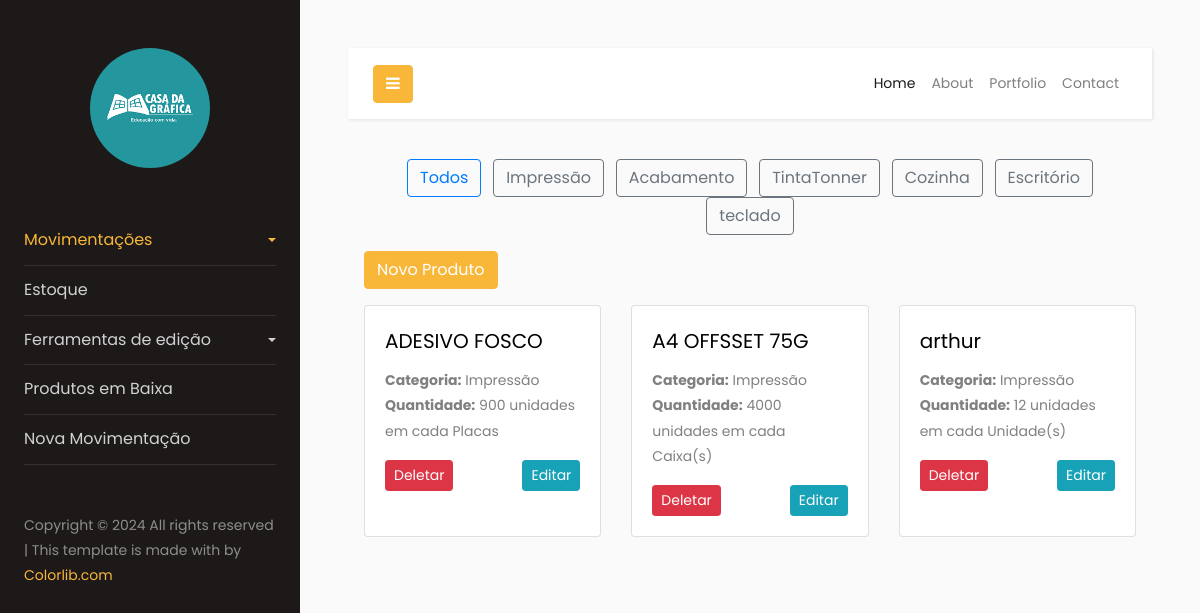
The app's page /produto/?categorias_filter=2 (signed in), older data.
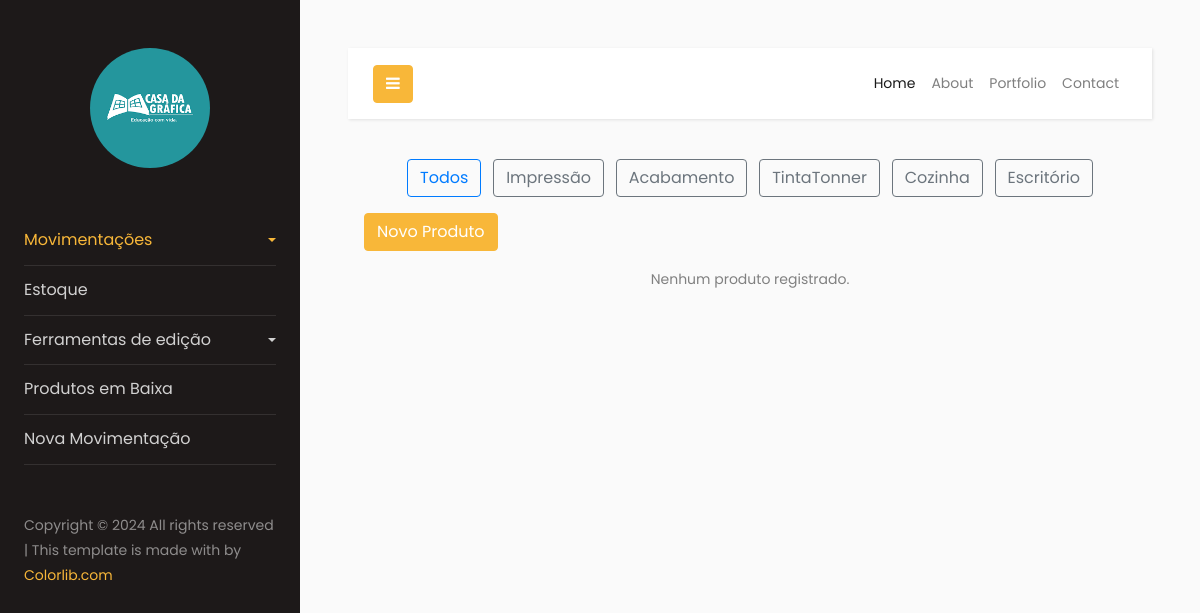
The same page, newer data.
### categoria/models.py (models this page shows)
class Categoria(models.Model):
    categoria = models.CharField(max_length=255)
    data_cadastro = models.DateField(auto_now_add=True)
    def __str__(self):
        return self.categoria

### produto/models.py (models this page shows, shortened)
class Produto(models.Model):
    nome = models.CharField(max_length=255)
    FORMATO = [
        ('null','null'),
        ('640x880','640x880'),
        ('660x960','660x960')
    ]
    formato = models.CharField(max_length=255, choices=FORMATO)
    estoqueMin = models.IntegerField();
    id_categoria = models.ForeignKey(Categoria, on_delete=models.CASCADE)
    id_formato = models.ForeignKey(Formato, on_delete=models.CASCADE)  # Formato está aqui
    unidades = models.IntegerField()
    data_cadastro = models.DateField(auto_now_add=True)

### formato/models.py (models this page shows)
class Formato(models.Model):
    formato = models.CharField(max_length=255)
    data_cadastro = models.DateField(auto_now_add=True)
    def __str__(self):
        return self.formato

### produto/views.py (the view)
# urls.py: path('produto/', ProdutoListView.as_view(), name='produto-list'),
class ProdutoListView(LoginRequiredMixin, ListView):
    model = Produto
    template_name = 'produto_list.html'
    context_object_name = 'produtos'
    def get_context_data(self, **kwargs):
        context = super().get_context_data(**kwargs)
        context['categorias'] = Categoria.objects.all()  # Obtém todas as categorias da base de dados
        return context
    def get_queryset(self):
        queryset = super().get_queryset()
        categorias_filter = self.request.GET.get('categorias_filter')  # Obtém o parâmetro da URL
        if categorias_filter:
            queryset = queryset.filter(id_categoria=categorias_filter)  # Filtra pelos produtos da categoria
        return queryset

### produto/templates/produto_list.html (shortened to what this page needs)
<!DOCTYPE html>
<html lang="pt-br">
  {% include 'components/header/header.html' %}
  <body>
    <div class="px-3">
      <div class="mb-3 text-center">
        <form method="get" action="{% url 'produto-list' %}">
          <button class="btn btn-outline-primary mx-1">Todos</button>
          {% for categoria in categorias %}
            <a class="btn btn-outline-secondary mx-1" href="?categorias_filter={{ categoria.id }}">{{ categoria.categoria }}</a>
          {% endfor %}
        </form>
      </div>
      <div class="btns d-flex">
        <div class="btnnew">
          <a href="{% url 'produto-create' %}" class="btn btn-primary mb-3">Novo Produto</a>
        </div>
      </div>
      <div class="row">
        {% for produto in produtos %}
          <div class="col-12 col-md-6 col-lg-4 mb-4">
            <div class="card h-100">
              <div class="card-body">
                <h5 class="card-title">{{ produto.nome }}</h5>
                <p class="card-text">
                  <strong>Categoria:</strong> {{ produto.id_categoria }}<br />
                  <strong>Quantidade:</strong> {{ produto.unidades }} unidades em cada {{ produto.id_formato }}
                </p>
                <div class="d-flex justify-content-between">
                  <a href="{% url 'produto-delete' produto.pk %}" class="btn btn-danger btn-sm"> Deletar</a>
                  <a href="{% url 'produto-update' produto.pk %}" class="btn btn-info btn-sm"> Editar</a>
                </div>
              </div>
            </div>
          </div>
        {% empty %}
          <div class="col-12 text-center">
            <p>Nenhum produto registrado.</p>
          </div>
        {% endfor %}
      </div>
    </div>
    {% include 'components/footer/footer.html' %}
  </body>
</html>

Row changes from the older to the newer data that the page shows:
removed Categoria: categoria "teclado"
removed Produto: nome "ADESIVO FOSCO", id_categoria "Impressão", unidades "900", id_formato "Placas"
removed Produto: nome "A4 OFFSSET 75G", id_categoria "Impressão", unidades "4000", id_formato "Caixa(s)"
removed Produto: nome "arthur", id_categoria "Impressão", unidades "12", id_formato "Unidade(s)"
Text that changed along with them:
text now shown: "Nenhum produto registrado."
